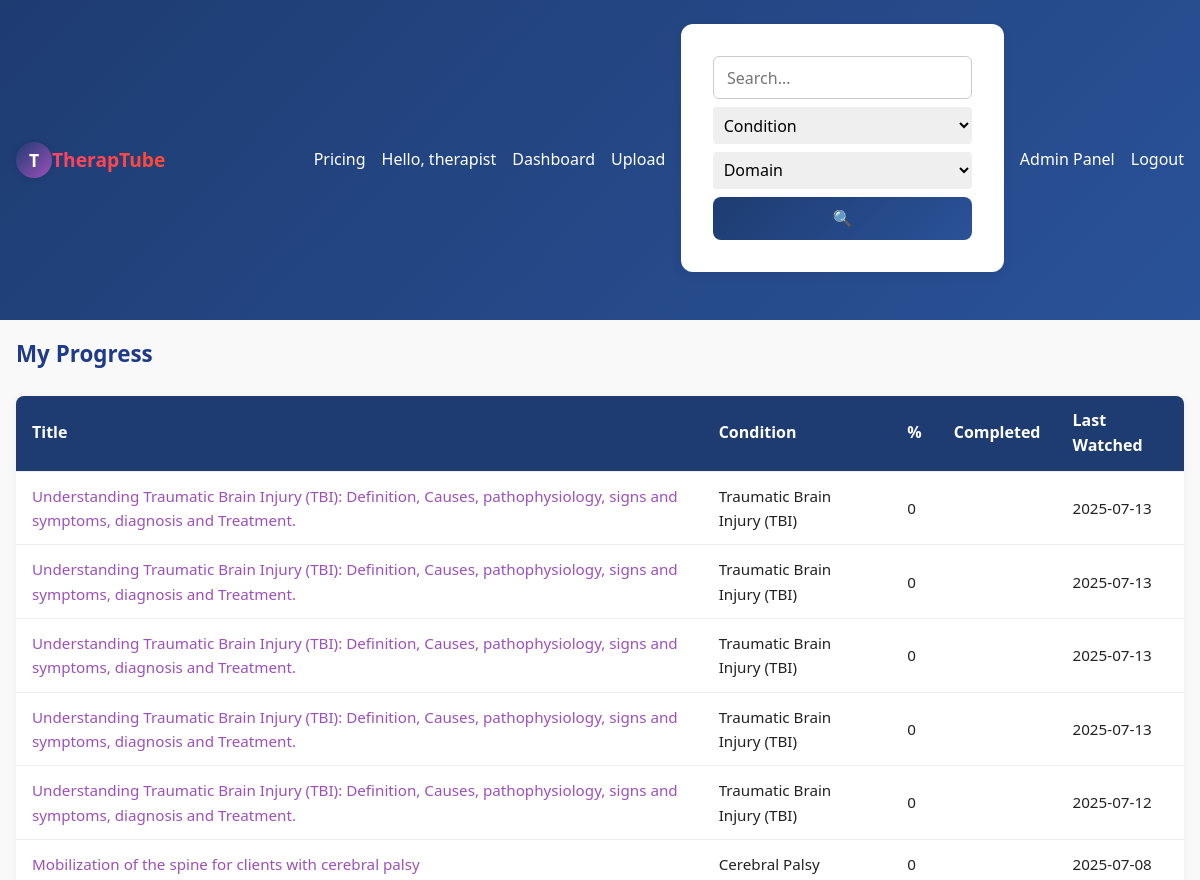
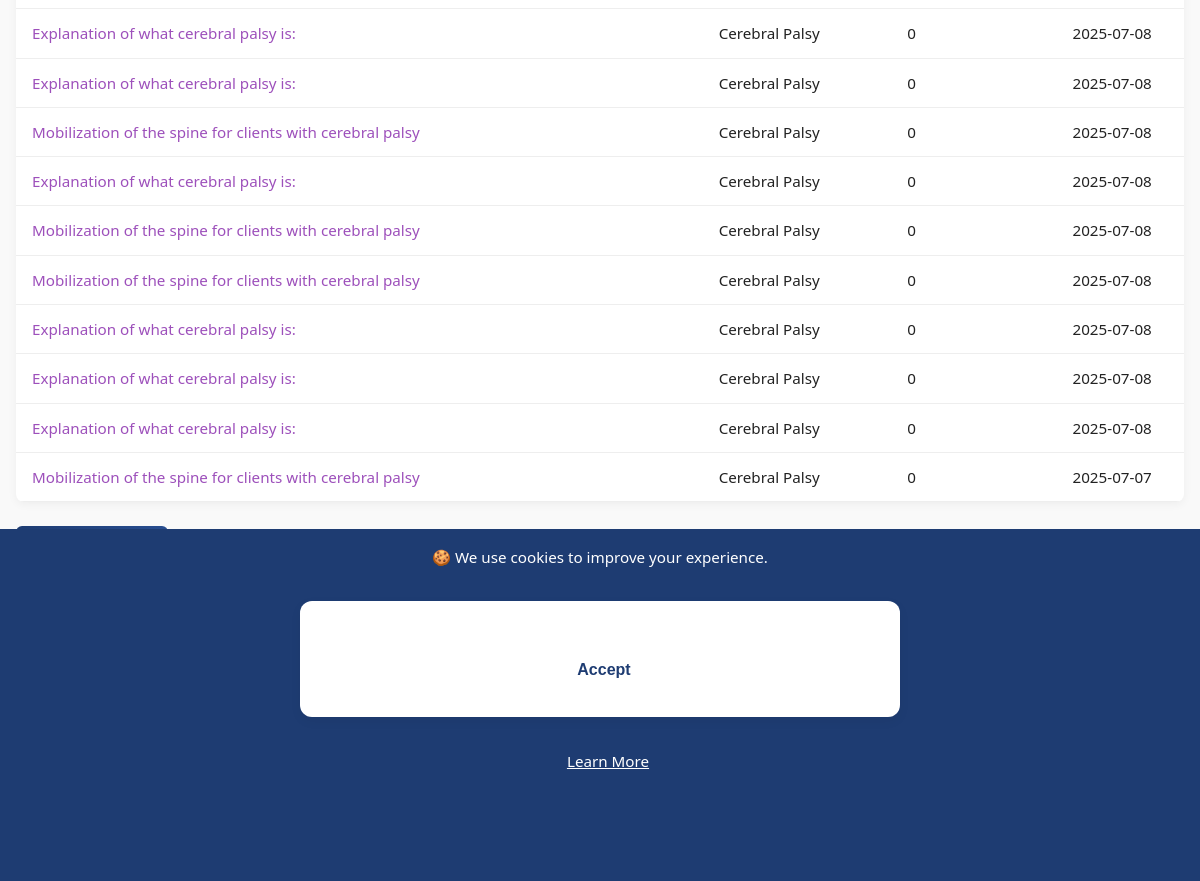
Page /progress (signed in) on the committed database (2 pictures, top to bottom).
### app.py (models this page shows, shortened)
class User(db.Model, UserMixin):
    id = db.Column(db.Integer, primary_key=True)
    username = db.Column(db.String(80), unique=True, nullable=False)
    email    = db.Column(db.String(120), unique=True)
    invite_code_used = db.Column(db.String(36))
    password_hash = db.Column(db.String(128), nullable=False)
    role = db.Column(db.String(32), nullable=False)

class WatchHistory(db.Model):
    id = db.Column(db.Integer, primary_key=True)
    user_id = db.Column(db.Integer, db.ForeignKey('user.id'))
    media_id = db.Column(db.Integer, db.ForeignKey('media.id'))
    progress_percent = db.Column(db.Integer, default=0)
    completed = db.Column(db.Boolean, default=False)
    watched_at = db.Column(db.DateTime, default=datetime.utcnow)

class Media(db.Model):
    id = db.Column(db.Integer, primary_key=True)
    filename = db.Column(db.String(200), nullable=False)
    thumbnail = db.Column(db.String(200))
    title = db.Column(db.String(120), nullable=False)
    description = db.Column(db.Text, nullable=True)
    category = db.Column(db.String(80), nullable=True)
    otpf_domain = db.Column(db.String(50))
    for_name = db.Column(db.String(50))
    target_condition = db.Column(db.String(50))
    uploader_id = db.Column(db.Integer, db.ForeignKey('user.id'))
    view_count = db.Column(db.Integer, default=0)
    uploader = db.relationship('User', backref='media')
    upload_time = db.Column(db.DateTime, default=datetime.utcnow)

### app.py (the view)
@app.route('/progress')
@login_required # User must be logged in
@subscription_required # User must have an active subscription (if client) to view progress
def progress():
    current_utc_year = datetime.now(timezone.utc).year
    records = (
        WatchHistory.query
        .filter_by(user_id=current_user.id)
        .join(Media, WatchHistory.media_id == Media.id)
        .add_columns(Media.title, Media.target_condition,
                        WatchHistory.progress_percent, WatchHistory.completed,
                        WatchHistory.watched_at, Media.id.label("m_id"))
        .order_by(WatchHistory.watched_at.desc())
        .all()
    )
    return render_template('progress.html', rows=records, taxonomy=TAXONOMY, current_year=current_utc_year)

### app.py (called while the page is built)
@app.context_processor
def inject_global_data():
    has_sub = False
    if current_user.is_authenticated:
        has_sub = has_active_subscription(current_user)
    return {
        'app_version': APP_VERSION,  # Assuming APP_VERSION is defined globally or from config
        'utc_now': datetime.now(timezone.utc),
        'has_active_subscription': has_active_subscription, # Make the function itself available
        'current_user': current_user, # Flask-Login usually injects this, but explicit is fine
        'user_has_active_subscription': has_sub # A boolean flag for simpler checks in templates
    }

@login_manager.user_loader
def load_user(user_id):
    return User.query.get(int(user_id))

def has_active_subscription(user):
    if not user.is_authenticated or user.role != 'client':
        return False
    latest = Subscription.query.filter_by(user_id=user.id).order_by(Subscription.timestamp.desc()).first()
    if not latest:
        return False
    return latest.expires_at >= datetime.utcnow()

def subscription_required(f):
    @wraps(f)
    def wrapper(*args, **kwargs):
        if current_user.is_authenticated and current_user.role == 'therapist':
            return f(*args, **kwargs) # Therapists can proceed
        if not has_active_subscription(current_user):
            flash("You must subscribe to access this page.", "warning")
            return redirect(url_for("pricing"))
        return f(*args, **kwargs)
    return wrapper

### templates/progress.html
{% extends 'base.html' %}
{% block content %}
<h2>My Progress</h2>
<table>
  <tr>
    <th>Title</th><th>Condition</th><th>%</th><th>Completed</th><th>Last Watched</th>
  </tr>
  {% for r in rows %}
    <tr>
        <td data-label="Title">
            <a href="{{ url_for('watch', media_id=r.m_id) }}">{{ r.title }}</a>
        </td>
        <td data-label="Condition">{{ r.target_condition }}</td>
        <td data-label="%">{{ r.progress_percent }}</td>
        <td data-label="Completed">{{ '✓' if r.completed else '' }}</td>
        <td data-label="Last Watched">{{ r.watched_at.strftime('%Y-%m-%d') }}</td>
    </tr>
  {% endfor %}
</table>
<p><a href="{{ url_for('progress_report') }}">Download CSV</a></p>
{% endblock %}

### templates/base.html (shortened to what this page needs)
<!doctype html>
<html lang="en">
<head>
    <link rel="stylesheet" href="{{ url_for('static', filename='style.css') }}">
    <link rel="stylesheet" href="https://cdnjs.cloudflare.com/ajax/libs/font-awesome/6.5.0/css/all.min.css">
</head>
<body>
    <nav class="navbar">
        <div class="nav-brand">
            {% if current_user.is_authenticated %}
                {% if current_user.role == 'client' %}
                    <a href="{{ url_for('client_dashboard') }}">
                        <div class="logo-circle animate-spin">
                            <span class="logo-text">T</span>
                        </div>
                        <span class="brand-text">TherapTube</span>
                    </a>
                {% elif current_user.role == 'therapist' %}
                    <a href="{{ url_for('therapist_dashboard') }}">
                        <div class="logo-circle animate-spin">
                            <span class="logo-text">T</span>
                        </div>
                        <span class="brand-text">TherapTube</span>
                    </a>
                {% endif %}
            {% endif %}
        </div>
        <div class="nav-links">
            <a href="{{ url_for('pricing') }}">Pricing</a>
            {% if current_user.is_authenticated %}
                <span class="user-greet">Hello, {{ current_user.username }}
                </span>
                {% if current_user.role == 'client' %}
                    <a href="{{ url_for('client_dashboard') }}">Dashboard</a>
                    {% if has_active_subscription(current_user) %}
                        <a href="{{ url_for('progress') }}">My Progress</a>
                        <a href="{{ url_for('recent') }}">Recently Watched</a>
                        <form action="{{ url_for('search') }}" method="get" class="search-form">
                            <input type="text" name="q" placeholder="Search…" value="{{ request.args.get('q','') }}">
                            <select name="condition" aria-label="Select a condition">
                                <option value="">Condition</option>
                                {% for c in taxonomy.conditions %}
                                    <option value="{{ c }}" {% if request.args.get('condition')==c %}selected{% endif %}>{{ c }}</option>
                                {% endfor %}
                            </select>
                            <select name="otpf_domain" aria-label="Select an OTPF domain">
                                <option value="">Domain</option>
                                {% for d in taxonomy.otpf_domains %}
                                    <option value="{{ d }}" {% if request.args.get('otpf_domain')==d %}selected{% endif %}>{{ d }}</option>
                                {% endfor %}
                            </select>
                            <button type="submit" class="search-btn">🔍</button>
                        </form>
                    {% endif %}
                {% elif current_user.role == 'therapist' %}
                    <a href="{{ url_for('therapist_dashboard') }}">Dashboard</a>
                    <a href="{{ url_for('upload') }}">Upload</a>
                    <form action="{{ url_for('search') }}" method="get" class="search-form">
                        <input type="text" name="q" placeholder="Search…" value="{{ request.args.get('q','') }}">
                        <select name="condition" aria-label="Select a condition">
                            <option value="">Condition</option>
                        </select>
                        <select name="otpf_domain" aria-label="Select an OTPF domain">
                            <option value="">Domain</option>
                        </select>
                        <button type="submit" class="search-btn">🔍</button>
                    </form>
                    <a href="{{ url_for('admin_dashboard') }}">Admin Panel</a>
                {% endif %}
                <a href="{{ url_for('logout') }}">Logout</a>
            {% else %}
                <a href="{{ url_for('login') }}">Login</a>
                <a href="{{ url_for('register') }}">Register</a>
            {% endif %}
        </div>
    </nav>
    <div class="container">
        {% block content %}{% endblock %}
    </div>
    <footer class="footer sticky-footer">
        <div class="footer-top">
            <span>&copy; {{ current_year }} TherapTube</span>
            <span>Version {{ app_version }}</span>
            <span>Designed by Atom De Legend</span>
            <span>
                <a href="mailto:info@example.com">Contact</a> |
                <a href="{{ url_for('privacy') }}">Privacy</a> |
                <a href="{{ url_for('terms') }}">Terms</a> |
                <a href="{{ url_for('cookies') }}">Cookies</a> |
                <a href="{{ url_for('about') }}">About</a>
            </span>
        </div>
    </footer>
    {% if not request.cookies.get('cookies_accepted') %}
        <div id="cookie-banner" class="cookie-banner">
            🍪 We use cookies to improve your experience.
            <form method="post" action="{{ url_for('accept_cookies') }}" class="cookie-inline-form">
                <button type="submit">Accept</button>
            </form>
            <a href="{{ url_for('cookies') }}">Learn More</a>
        </div>
    {% endif %}
</body>

### static/style.css (style rules this page uses)
:root { --color-primary: #1e3c72; --color-primary-light: #2a5298; --color-accent: #9d50bb; --color-accent-dark: #6e48aa; --color-bg: #f9f9f9; --color-text: #222; --color-white: #fff; --gradient-primary: linear-gradient(135deg, var(--color-primary), var(--color-primary-light)); --gradient-accent: linear-gradient(135deg, var(--color-accent), var(--color-accent-dark)); }
* { margin: 0; padding: 0; box-sizing: border-box; }
body { font-family: 'Segoe UI', sans-serif; background: var(--color-bg); color: var(--color-text); line-height: 1.6; }
a { text-decoration: none; color: var(--color-primary); transition: 0.3s ease; }
.container { max-width: 1200px; margin: auto; padding: 1rem; }
.navbar { background: var(--gradient-primary); padding: 1rem; display: flex; flex-wrap: wrap; align-items: center; justify-content: space-between; position: sticky; top: 0; z-index: 1000; }
.nav-brand { display: flex; align-items: center; gap: 0.5rem; }
.nav-brand a { display: flex; align-items: center; text-decoration: none; color: var(--color-primary); font-size: 1.4rem; font-weight: bold; }
.logo-circle { width: 36px; height: 36px; background: linear-gradient(135deg, var(--color-primary), var(--color-accent)); border-radius: 50%; display: flex; justify-content: center; align-items: center; box-shadow: 0 0 6px rgba(0,0,0,0.15); }
.logo-text { color: #fff; font-weight: bold; font-size: 1.1rem; font-family: 'Segoe UI', sans-serif; }
.animate-spin { animation: slowSpin 6s linear infinite; }
.brand-text { font-weight: bold; font-size: 1.2rem; background: linear-gradient(45deg, #ff416c, #ff4b2b); -webkit-background-clip: text; background-clip: text; -webkit-text-fill-color: transparent; font-family: 'Segoe UI', sans-serif; }
.nav-links { display: flex; flex-wrap: wrap; gap: 1rem; align-items: center; }
.nav-links a, .user-greet { color: var(--color-white); font-weight: 500; }
.search-form { display: flex; flex-wrap: wrap; gap: 0.5rem; margin-top: 0.5rem; }
.search-form input, .search-form select { padding: 0.4rem; border-radius: 4px; border: none; outline: none; }
.search-form input { flex: 1; min-width: 150px; }
.footer { background: var(--gradient-accent); color: var(--color-white); text-align: center; padding: 1rem 0; margin-top: 2rem; }
.footer-top span { display: block; margin: 0.3rem 0; }
.footer-top a { color: var(--color-white); font-weight: 500; }
.container { padding-bottom: 120px; }
form { background: var(--color-white); max-width: 600px; margin: 2rem auto; padding: 2rem; border-radius: 12px; box-shadow: 0 4px 12px rgba(0,0,0,0.05); display: flex; flex-direction: column; gap: 1.25rem; }
input[type="text"], textarea, select, input[type="file"] { padding: 0.6rem 0.8rem; border: 1px solid #ccc; border-radius: 6px; font-size: 1rem; font-family: inherit; width: 100%; }
button[type="submit"] { background: var(--gradient-primary); color: var(--color-white); padding: 0.75rem 1.5rem; border: none; border-radius: 8px; font-weight: bold; font-size: 1rem; cursor: pointer; transition: background 0.3s ease; }
table { width: 100%; border-collapse: collapse; background: var(--color-white); margin-top: 1.5rem; border-radius: 8px; overflow: hidden; box-shadow: 0 2px 10px rgba(0, 0, 0, 0.05); }
th, td { padding: 0.75rem 1rem; text-align: left; border-bottom: 1px solid #eee; }
th { background: var(--color-primary); color: var(--color-white); font-weight: 600; }
td { font-size: 0.95rem; }
td a { color: var(--color-accent); font-weight: 500; }
a[href$=".csv"], a[href*="download"] { display: inline-block; margin-top: 1.5rem; background: var(--gradient-primary); color: var(--color-white); padding: 0.6rem 1.2rem; border-radius: 6px; font-weight: bold; transition: background 0.3s ease; }
h2 { font-size: 1.4rem; margin-bottom: 1rem; color: #1e3a8a; }
.cookie-banner { position: fixed; bottom: 0; left: 0; width: 100%; height: 20%; background: var(--color-primary); color: #fff; padding: 1rem; text-align: center; z-index: 9999; font-size: 0.95rem; }
.cookie-banner button { margin-left: 0.5rem; margin-top: 1.3rem; background: #fff; color: var(--color-primary); border: none; padding: 0.4rem 0.8rem; border-radius: 4px; cursor: pointer; }
.cookie-banner a { color: #fff; margin-left: 1rem; text-decoration: underline; }

### rows in the picture
User: username "therapist"
WatchHistory: title "Understanding Traumatic Brain Injury (TBI): Definition, Causes, pathophysiology, signs and symptoms, diagnosis and Treatment.", target_condition "Traumatic Brain Injury (TBI)", progress_percent "0", watched_at "2025-07-13"
WatchHistory: title "Understanding Traumatic Brain Injury (TBI): Definition, Causes, pathophysiology, signs and symptoms, diagnosis and Treatment.", target_condition "Traumatic Brain Injury (TBI)", progress_percent "0", watched_at "2025-07-13"
WatchHistory: title "Understanding Traumatic Brain Injury (TBI): Definition, Causes, pathophysiology, signs and symptoms, diagnosis and Treatment.", target_condition "Traumatic Brain Injury (TBI)", progress_percent "0", watched_at "2025-07-13"
WatchHistory: title "Understanding Traumatic Brain Injury (TBI): Definition, Causes, pathophysiology, signs and symptoms, diagnosis and Treatment.", target_condition "Traumatic Brain Injury (TBI)", progress_percent "0", watched_at "2025-07-13"
WatchHistory: title "Understanding Traumatic Brain Injury (TBI): Definition, Causes, pathophysiology, signs and symptoms, diagnosis and Treatment.", target_condition "Traumatic Brain Injury (TBI)", progress_percent "0", watched_at "2025-07-12"
WatchHistory: title "Mobilization of the spine for clients with cerebral palsy", target_condition "Cerebral Palsy", progress_percent "0", watched_at "2025-07-08"
WatchHistory: title "Explanation of what cerebral palsy is:", target_condition "Cerebral Palsy", progress_percent "0", watched_at "2025-07-08"
WatchHistory: title "Explanation of what cerebral palsy is:", target_condition "Cerebral Palsy", progress_percent "0", watched_at "2025-07-08"
WatchHistory: title "Mobilization of the spine for clients with cerebral palsy", target_condition "Cerebral Palsy", progress_percent "0", watched_at "2025-07-08"
WatchHistory: title "Explanation of what cerebral palsy is:", target_condition "Cerebral Palsy", progress_percent "0", watched_at "2025-07-08"
WatchHistory: title "Mobilization of the spine for clients with cerebral palsy", target_condition "Cerebral Palsy", progress_percent "0", watched_at "2025-07-08"
WatchHistory: title "Mobilization of the spine for clients with cerebral palsy", target_condition "Cerebral Palsy", progress_percent "0", watched_at "2025-07-08"
WatchHistory: title "Explanation of what cerebral palsy is:", target_condition "Cerebral Palsy", progress_percent "0", watched_at "2025-07-08"
WatchHistory: title "Explanation of what cerebral palsy is:", target_condition "Cerebral Palsy", progress_percent "0", watched_at "2025-07-08"
WatchHistory: title "Explanation of what cerebral palsy is:", target_condition "Cerebral Palsy", progress_percent "0", watched_at "2025-07-08"
WatchHistory: title "Mobilization of the spine for clients with cerebral palsy", target_condition "Cerebral Palsy", progress_percent "0", watched_at "2025-07-07"
